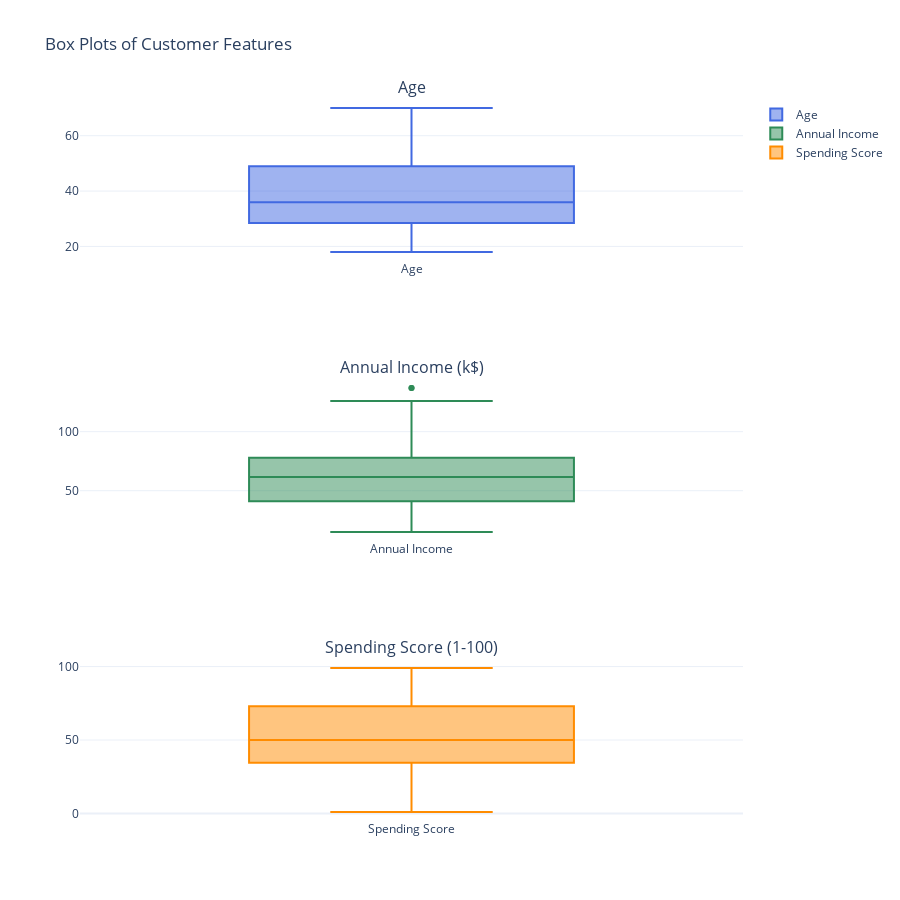

The notebook cell saved with this chart:
### Markdown cell above
## Visualize outliers

### Code cell
fig = make_subplots(
    rows=3, cols=1,
    subplot_titles=["Age", "Annual Income (k$)", "Spending Score (1-100)"]
)

fig.add_trace(go.Box(y=data["Age"], name="Age", marker_color="royalblue"), row=1, col=1)
fig.add_trace(go.Box(y=data["Annual Income (k$)"], name="Annual Income", marker_color="seagreen"), row=2, col=1)
fig.add_trace(go.Box(y=data["Spending Score (1-100)"], name="Spending Score", marker_color="darkorange"), row=3, col=1)

fig.update_layout(
    title="Box Plots of Customer Features",
    height=900,
    template="plotly_white"
)

fig.show()

### Figure 1 — Plotly figure (JSON) as saved in the notebook; plotly's stock layout.template omitted (floating-point values rounded to 4 significant figures; data arrays with more than 128 entries replaced by an {"elided": "..."} marker saying what was removed)
{"data": [{"marker": {"color": "royalblue"}, "name": "Age", "type": "box", "xaxis": "x", "y": {"elided": "200 int values"}, "yaxis": "y"}, {"marker": {"color": "seagreen"}, "name": "Annual Income", "type": "box", "xaxis": "x2", "y": {"elided": "200 int values"}, "yaxis": "y2"}, {"marker": {"color": "darkorange"}, "name": "Spending Score", "type": "box", "xaxis": "x3", "y": {"elided": "200 int values"}, "yaxis": "y3"}], "layout": {"annotations": [{"font": {"size": 16}, "showarrow": false, "text": "Age", "x": 0.5, "xanchor": "center", "xref": "paper", "y": 1, "yanchor": "bottom", "yref": "paper"}, {"font": {"size": 16}, "showarrow": false, "text": "Annual Income (k$)", "x": 0.5, "xanchor": "center", "xref": "paper", "y": 0.6111, "yanchor": "bottom", "yref": "paper"}, {"font": {"size": 16}, "showarrow": false, "text": "Spending Score (1-100)", "x": 0.5, "xanchor": "center", "xref": "paper", "y": 0.2222, "yanchor": "bottom", "yref": "paper"}], "height": 900, "title": {"text": "Box Plots of Customer Features"}, "xaxis": {"anchor": "y", "domain": [0, 1]}, "xaxis2": {"anchor": "y2", "domain": [0, 1]}, "xaxis3": {"anchor": "y3", "domain": [0, 1]}, "yaxis": {"anchor": "x", "domain": [0.7778, 1]}, "yaxis2": {"anchor": "x2", "domain": [0.3889, 0.6111]}, "yaxis3": {"anchor": "x3", "domain": [0, 0.2222]}}}
